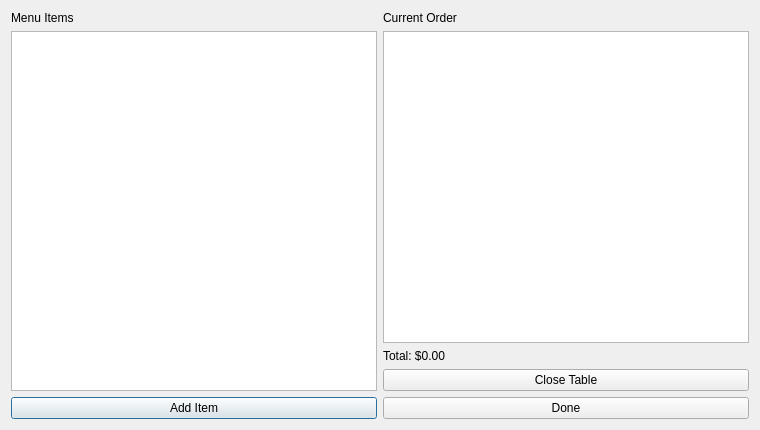
<?xml version="1.0" encoding="UTF-8"?>
<ui version="4.0">
 <class>TableDialog</class>
 <widget class="QDialog" name="TableDialog">
  <property name="geometry">
   <rect>
    <x>0</x>
    <y>0</y>
    <width>760</width>
    <height>430</height>
   </rect>
  </property>
  <property name="windowTitle">
   <string>Table Order</string>
  </property>
  <layout class="QHBoxLayout" name="horizontalLayout">
   <item>
    <layout class="QVBoxLayout" name="verticalLayout">
     <item>
      <widget class="QLabel" name="label">
       <property name="text">
        <string>Menu Items</string>
       </property>
      </widget>
     </item>
     <item>
      <widget class="QListWidget" name="menuList"/>
     </item>
     <item>
      <widget class="QPushButton" name="addButton">
       <property name="text">
        <string>Add Item</string>
       </property>
      </widget>
     </item>
    </layout>
   </item>
   <item>
    <layout class="QVBoxLayout" name="verticalLayout_2">
     <item>
      <widget class="QLabel" name="label_2">
       <property name="text">
        <string>Current Order</string>
       </property>
      </widget>
     </item>
     <item>
      <widget class="QListWidget" name="orderList"/>
     </item>
     <item>
      <widget class="QLabel" name="totalLabel">
       <property name="text">
        <string>Total: $0.00</string>
       </property>
      </widget>
     </item>
     <item>
      <widget class="QPushButton" name="closeButton">
       <property name="text">
        <string>Close Table</string>
       </property>
      </widget>
     </item>
     <item>
      <widget class="QPushButton" name="doneButton">
       <property name="text">
        <string>Done</string>
       </property>
      </widget>
     </item>
    </layout>
   </item>
  </layout>
 </widget>
 <resources/>
 <connections/>
</ui>
